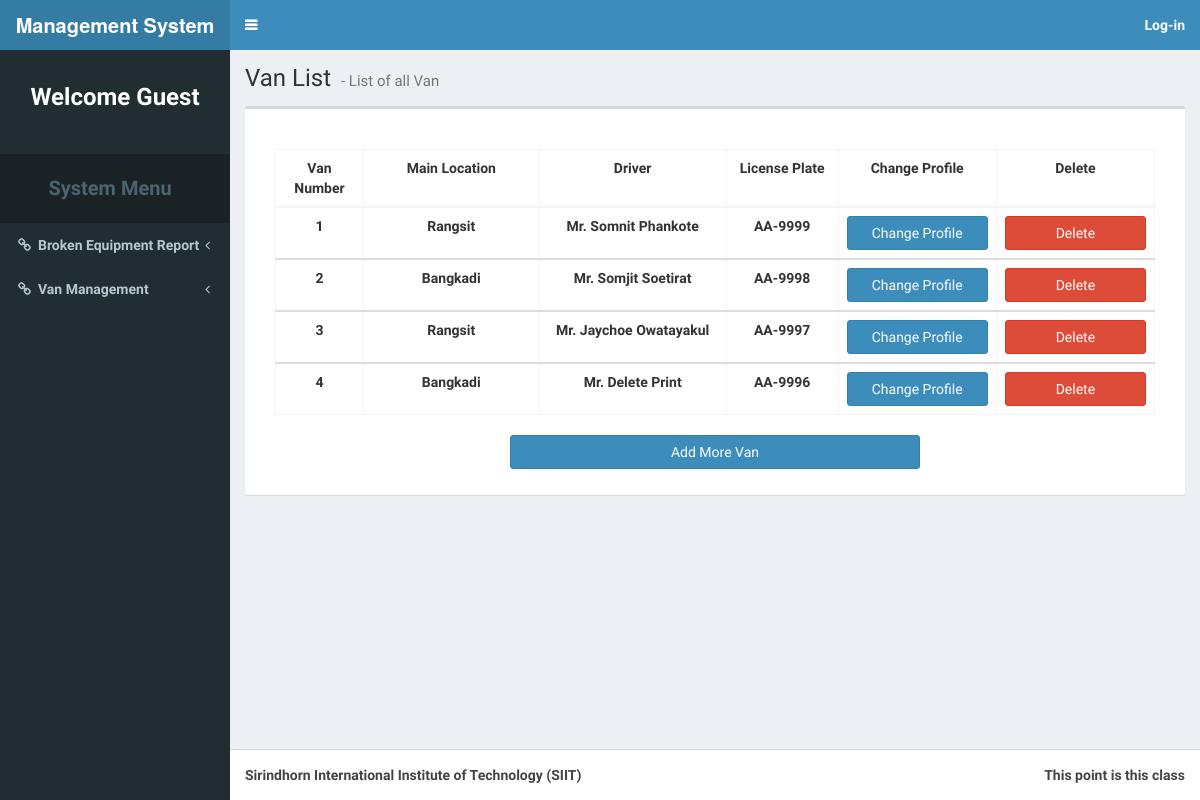
The app's page /admin.php, older data.
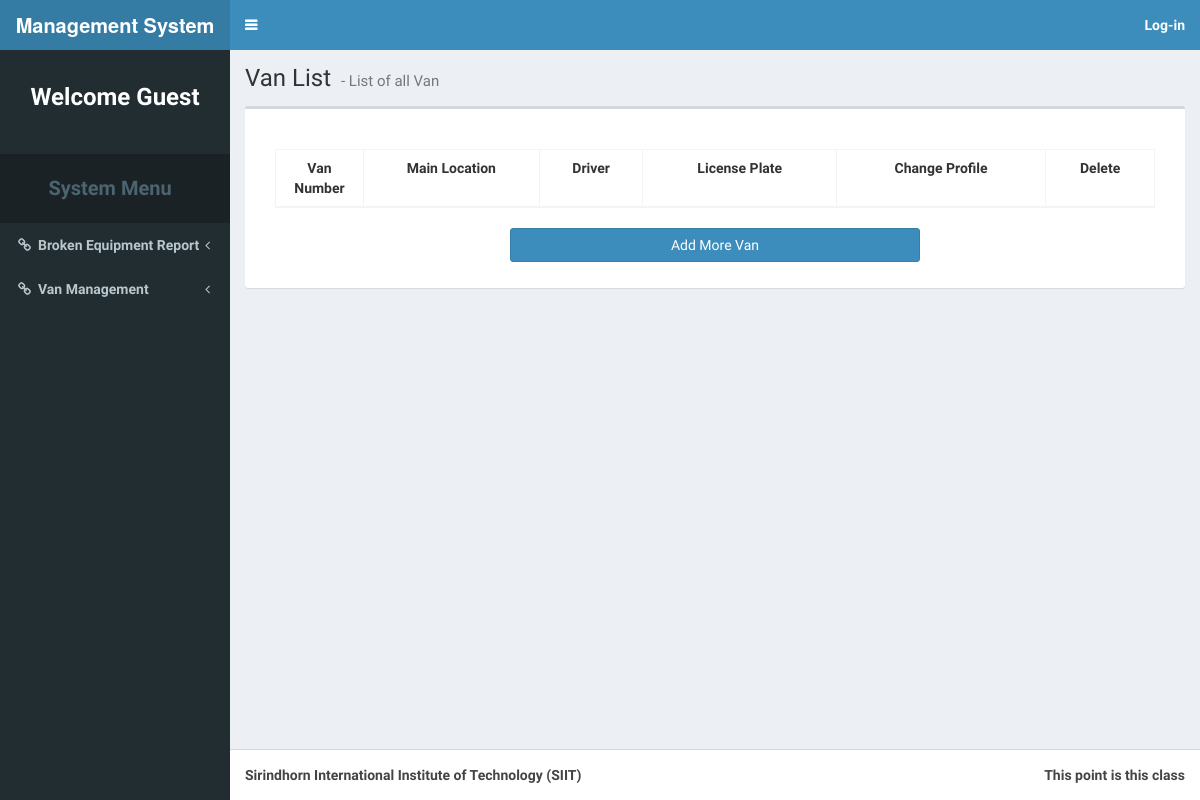
The same page, newer data.
### tables this page shows
CREATE TABLE `van` (
  `van_no` int(11) NOT NULL AUTO_INCREMENT,
  `location` varchar(255) NOT NULL DEFAULT 'Rangsit',
  `status` varchar(255) NOT NULL DEFAULT 'Free',
  `driver_no` int(11) NOT NULL COMMENT 'driver_no = memer_no (membr table)',
  `current_location` varchar(255) NOT NULL DEFAULT 'Rangsit',
  `request_by` varchar(255) NOT NULL DEFAULT 'No requested',
  `van_license_plate` varchar(50) DEFAULT NULL,
  PRIMARY KEY (`van_no`)
);

CREATE TABLE `member` (
  `member_id` int(11) NOT NULL AUTO_INCREMENT,
  `full_name` varchar(255) DEFAULT NULL,
  `username` varchar(255) DEFAULT NULL,
  `password` varchar(255) DEFAULT NULL,
  `email` varchar(255) DEFAULT NULL,
  `member_tier` varchar(255) DEFAULT 'Normal User',
  PRIMARY KEY (`member_id`)
);

### admin.php (the view, shortened to what this page needs)
<!DOCTYPE html>
<?php
require_once('connect.php');
?>
<html>
<head>
  <link rel="stylesheet" href="bootstrap/css/bootstrap.css">
  <link rel="stylesheet" href="https://cdnjs.cloudflare.com/ajax/libs/font-awesome/4.5.0/css/font-awesome.min.css">
  <link rel="stylesheet" href="https://cdnjs.cloudflare.com/ajax/libs/ionicons/2.0.1/css/ionicons.min.css">
  <link rel="stylesheet" href="dist/css/AdminLTE.css">
  <link rel="stylesheet" href="dist/css/skins/skin-blue.css">
</head>
<body class="hold-transition skin-blue sidebar-mini">
<div class="wrapper">
  <header class="main-header">
    <a href="/Senior_Project" class="logo">
      <span class="logo-lg"><b>Management System<b></span>
    </a>
    <nav class="navbar navbar-static-top" role="navigation">
      <a href="#" class="sidebar-toggle" data-toggle="offcanvas" role="button">
      </a>
      <div class="navbar-custom-menu">
        <ul class="nav navbar-nav">
          <?php
            if(isset($_SESSION['tier'])){
          ?>
          <li class="dropdown notifications-menu">
          <a href="#" class="dropdown-toggle" data-toggle="dropdown">
            <i class="fa fa-bell-o"></i>
            <span class="label label-warning">1</span>
          </a>
          <ul class="dropdown-menu">
            <li class="header">You 1 Work to do</li>
              <li>
                <ul class="menu">
                  <li>
                    <a href="#">
                      <i class="fa fa-users text-aqua"></i> The broken quip @SIIT
                    </a>
                  </li>
                </ul>
              </li>
              <li class="footer"><a href="#">View all</a></li>
            </ul>
          </li>
          <?php
            if($_SESSION['tier'] == 'Admin'){
          ?>
          <li class="dropdown user user-menu">
            <a href="#" class="dropdown-toggle" data-toggle="dropdown">
              <img src="dist/img/user2-160x160.gif" class="user-image" alt="User Image">
              <span class="hidden-xs"><?php echo $_SESSION['fname']; ?></span>
            </a>
            <ul class="dropdown-menu">
              <li class="user-header">
                <img src="dist/img/user2-160x160.gif" class="img-circle" alt="User Image">
                <p>
                  <?php echo $_SESSION['fname']; ?> - Ground Division Member
                </p>
              </li>
              <li class="user-body">
                <div class="row">
                  <div class="col-xs-4 text-center">
                    <a href="member.php?mode=0">History</a>
                  </div>
                  <div class="col-xs-4 text-center">
                    <a href="member.php?mode=1">Request</a>
                  </div>
                  <div class="col-xs-4 text-center">
                    <a href="member.php?mode=2">Confirm</a>
                  </div>
                </div>
              </li>
              <li class="user-footer">
                <div class="pull-left">
                  <form action="profile.php?mode=2" method="post">
                    <input type="submit" class="btn btn-default btn-flat" value="Profile" />
                    <input type="hidden" name="mode" value=2>
                      <input type="hidden" name="full_name" value="<?php echo $_SESSION['fname']; ?>" >
                      <input type="hidden" name="user_num" value="<?php echo $_SESSION['user_no']; ?>" >
                      <input type="hidden" name="username" value="<?php echo $_SESSION['user_name']; ?>" >
                      <input type="hidden" name="password" value="<?php echo $_SESSION['user_pass']; ?>" >
                      <input type="hidden" name="email" value="<?php echo $_SESSION['e_mail']; ?>" >
                      <input type="hidden" name="user_tier" value="<?php echo $_SESSION['tier']; ?>" >
                  </form>
                </div>
                <div class="pull-right">
                  <a href="logout.php" class="btn btn-default btn-flat">Log Out</a>
                </div>
              </li>
            </ul>
          </li>
          <?php
            }
            else{
          ?>
          <li class="dropdown user user-menu">
            <a href="#" class="dropdown-toggle" data-toggle="dropdown">
              <img src="dist/img/user2-160x160.gif" class="user-image" alt="User Image">
              <span class="hidden-xs"><?php echo $_SESSION['fname']; ?></span>
            </a>
            <ul class="dropdown-menu">
              <li class="user-header">
                <img src="dist/img/user2-160x160.gif" class="img-circle" alt="User Image">
                <p>
                  <?php echo $_SESSION['fname']; ?> - SIIT Student
                  <small>Member since Nov. 2015</small>
                </p>
              </li>
              <li class="user-body">
                <div class="row">
                  <div class="col-xs-4 text-center">
                    <a href="member.php?mode=0">History</a>
                  </div>
                  <?php
                    if($_SESSION['tier'] == 'Driver'){
                      echo '<div class="col-xs-4 text-center">';
                      echo '<a href="member.php?mode=3">Report</a>';
                      echo '</div>';
                    }
                  ?>
                  <div class="col-xs-4 text-center">
                    <a href="member.php?mode=1">Request</a>
                  </div>
                </div>
              </li>
              <li class="user-footer">
                <div class="pull-left">
                  <form action="profile.php?mode=2" method="post">
                    <input type="submit" class="btn btn-default btn-flat" value="Profile" />
                    <input type="hidden" name="mode" value=2>
                      <input type="hidden" name="full_name" value="<?php echo $_SESSION['fname']; ?>" >
                      <input type="hidden" name="user_num" value="<?php echo $_SESSION['user_no']; ?>" >
                      <input type="hidden" name="username" value="<?php echo $_SESSION['user_name']; ?>" >
                      <input type="hidden" name="password" value="<?php echo $_SESSION['user_pass']; ?>" >
                      <input type="hidden" name="email" value="<?php echo $_SESSION['e_mail']; ?>" >
                      <input type="hidden" name="user_tier" value="<?php echo $_SESSION['tier']; ?>" >
                  </form>
                </div>
                <div class="pull-right">
                  <a href="logout.php" class="btn btn-default btn-flat">Log Out</a>
                </div>
              </li>
            </ul>
          </li>
          <?php
            }
          ?>
          <?php
            }
            else{
          ?>
          <li><a href="login.php">Log-in</a></li>
          <?php
            }
          ?>
        </ul>
      </div>
    </nav>
  </header>
  <aside class="main-sidebar">
    <section class="sidebar">
      <div class="user-panel" style="margin-top:20px">
        <?php
          if(!isset($_SESSION['tier'])){
        ?>
        <center>
          <p><font color="white" size="5">Welcome Guest</font></p>
        </center>
        <?php
          }
        ?>
      </div>
      <ul class="sidebar-menu">
        <li class="header"
            style="margin-top:20px;padding-top:20px;padding-bottom:20px;font-size:20px"
        >
        <center>System Menu</center></li>
        <li class="treeview">
          <a href="#"><i class="fa fa-link"></i><span>Broken Equipment Report</span>
            <span class="pull-right-container">
              <i class="fa fa-angle-left pull-right"></i>
            </span>
          </a>
        </li>
        <li class="treeview">
          <a href="vanindex.html"><i class="fa fa-link"></i><span>Van Management</span>
            <span class="pull-right-container">
              <i class="fa fa-angle-left pull-right"></i>
            </span>
          </a>
        </li>
      </ul>
    </section>
  </aside>
  <div class="content-wrapper">
    <section class="content-header">
      <?php
        if($_GET['mode'] == 0){
      ?>
        <h1>
        Van List
        <small>- List of all Van</small>
        </h1>
      <?php
        }else if($_GET['mode'] == 1){
      ?>
        <h1>
        User List
        <small>- List of all users </small>
        </h1>
      <?php
        }
      ?>
    </section>
    <section class="content">
      <?php
        if($_GET['mode'] == 0){
      ?>
      <div class="box" style="padding-bottom:30px;padding-left:30px;padding-right:30px;padding-bottom:60px">
        <table id="example2" class="table table-bordered table-hover" style="width:100%;margin-top:40px" align="center">
        <thead>
        <tr>
        <td style="text-align:center;width:10%">Van Number</td>
        <td style="text-align:center;width:20%">Main Location</td>
        <td style="text-align:center">Driver</td>
        <td style="text-align:center">License Plate</td>
        <td style="text-align:center">Change Profile</td>
        <td style="text-align:center">Delete</td>
        </tr>
      </thead>
      <?php
      $q = 'SELECT * FROM van, driver, member WHERE van.driver_no = driver.driver_no AND
                                                    driver.member_id = member.member_id;';
      $res = $db -> query($q);
      while($row = $res -> fetch_array()){
      ?>
      <tbody>
          <tr>
          <td style="text-align:center"><?php echo $row['van_no']; ?></td>
          <td style="text-align:center"><?php echo $row['location']; ?></td>
          <td style="text-align:center"><?php echo $row['full_name']; ?></td>
          <td style="text-align:center"><?php echo $row['van_license_plate']; ?></td>
          <td style="text-align:center;width:18%;">
            <form id="prof_form" action="profile.php" method="post">
                <input type="submit" class="btn btn-block btn-primary" value="Change Profile">
            </form>
          </td>
          <th style="text-align:center;width:18%;">
            <form action="delete.php" method="post">
              <button type="submit" class="btn btn-block btn-danger">
                Delete
              </button>
            </form>
          </th>
          </tr>
      </tbody>
      <?php
      }
      ?>
      </table>
      <div  class="col-md-3"></div>
      <div  class="col-md-6">
        <form action="add.php" method="post">
          <button type="submit" class="btn btn-block btn-primary">Add More Van</button>
        </form>
      </div>
    </div>
      <?php
        }else if($_GET['mode'] == 1){
      ?>
        <div class="box" style="paddin-top:30px;padding-bottom:30px;padding-left:30px;padding-right:30px;padding-bottom:20px">
          <div class="col-sm-3"></div>
          <div class="col-sm-5" style="margin-top:20px">
            <div class="input-group date">
                <div class="input-group-addon">
                  <label>Search by user name</label>
                </div>
                <form action="admin.php?mode=1" method="post" id="search_user">
                  <input type="text" name="user_search" class="form-control pull-right" placeholder="Please enter username">
                </form>
                <form action="admin.php?mode=1" method="post" id="reset_search"></form>
            </div>
          </div>
          <button style="margin-top:20px" type="submit" class="btn btn-primary" form="search_user">Submit</button>
          <button style="margin-top:20px" type="submit" class="btn btn-danger" form="reset_search">Reset</button>
          <table id="example2" class="table table-bordered table-hover" style="width:100%;margin-top:20px" align="center">
            <thead>
              <tr>
                <td style="text-align:center;width:10%">User ID</td>
                <td style="text-align:center;width:20%">Username</td>
                <td style="text-align:center;width:20%">E-mail</td>
                <td style="text-align:center;width:20%">Role</td>
                <td style="text-align:center;width:20%">Change Profile</td>
                <td style="text-align:center;width:20%">Delete</td>
              </tr>
            </thead>
            <?php
              if(isset($_POST['user_search'])){
                $q = 'SELECT * FROM member WHERE username = "'.$_POST['user_search'].'";';
              }else{
                $q = 'SELECT * FROM member';
              }
              $res = $db -> query($q);
              while($row = $res -> fetch_array()){
            ?>
            <tr>
              <td style="text-align:center"><?php echo $row['member_id']; ?></td>
              <td style="text-align:center"><?php echo $row['username']; ?></td>
              <td style="text-align:center"><?php echo $row['email']; ?></td>
              <td style="text-align:center"><?php echo $row['member_tier']; ?></td>
              <td style="text-align:center">
                <form id="prof_form" action="profile.php" method="post">
                    <input type="hidden" name="mode" value=0 >
                    <input type="hidden" name="id" value=<?php echo $row['member_id']; ?> >
                    <input type="hidden" name="full_name" value="<?php echo $row['full_name']; ?>" >
                    <input type="hidden" name="username" value=<?php echo $row['username']; ?> >
                    <input type="hidden" name="password" value=<?php echo $row['password']; ?> >
                    <input type="hidden" name="email" value=<?php echo $row['email']; ?> >
                    <input type="hidden" name="user_tier" value="<?php echo $row['member_tier']; ?>" >
                    <input type="submit" class="btn btn-block btn-primary" value="Change Profile">
                </form>
              </td>
              <th style="text-align:center;width:18%;">
                <form action="delete.php" method="post">
                  <input type="hidden" name="mode" value=0 >
                  <input type="hidden" name="id" value=<?php echo $row['member_id'];?>>
                  <button type="submit" class="btn btn-block btn-danger">
                    Delete
                  </button>
                </form>
              </th>
            </tr>
            <?php
              }
            ?>
          </table>
        </div>
      <?php
        }
      ?>
    </section>
  </div>
  <footer class="main-footer">
    <div class="pull-right hidden-xs">
      This point is this class
    </div>
    <strong>Sirindhorn International Institute of Technology (SIIT)</strong>
  </footer>
</div>
</body>
</html>

Row changes from the older to the newer data that the page shows:
removed van: van_no "1", location "Rangsit", member.full_name "Mr. Somnit Phankote", van_license_plate "AA-9999"
removed van: van_no "2", location "Bangkadi", member.full_name "Mr. Somjit Soetirat", van_license_plate "AA-9998"
removed van: van_no "3", location "Rangsit", member.full_name "Mr. Jaychoe Owatayakul", van_license_plate "AA-9997"
removed van: van_no "4", location "Bangkadi", member.full_name "Mr. Delete Print", van_license_plate "AA-9996"
